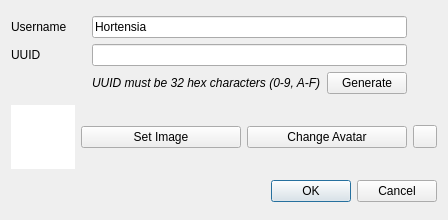
<?xml version="1.0" encoding="UTF-8"?>
<ui version="4.0">
 <class>NewUserDialog</class>
 <widget class="QDialog" name="NewUserDialog">
  <property name="geometry">
   <rect>
    <x>0</x>
    <y>0</y>
    <width>448</width>
    <height>220</height>
   </rect>
  </property>
  <property name="windowTitle">
   <string>New User</string>
  </property>
  <layout class="QGridLayout" name="gridLayout_2">
   <item row="2" column="1" colspan="3">
    <widget class="QDialogButtonBox" name="buttonBox">
     <property name="orientation">
      <enum>Qt::Orientation::Horizontal</enum>
     </property>
     <property name="standardButtons">
      <set>QDialogButtonBox::StandardButton::Cancel|QDialogButtonBox::StandardButton::Ok</set>
     </property>
    </widget>
   </item>
   <item row="1" column="2">
    <widget class="QPushButton" name="setAvatar">
     <property name="text">
      <string>Change Avatar</string>
     </property>
    </widget>
   </item>
   <item row="1" column="1">
    <widget class="QPushButton" name="selectImage">
     <property name="text">
      <string>Set Image</string>
     </property>
    </widget>
   </item>
   <item row="1" column="3">
    <widget class="QToolButton" name="revert">
     <property name="text">
      <string/>
     </property>
    </widget>
   </item>
   <item row="0" column="0" colspan="4">
    <layout class="QGridLayout" name="gridLayout">
     <item row="1" column="0">
      <widget class="QLabel" name="label">
       <property name="text">
        <string>UUID</string>
       </property>
      </widget>
     </item>
     <item row="0" column="1" colspan="2">
      <widget class="QLineEdit" name="username">
       <property name="text">
        <string>Hortensia</string>
       </property>
      </widget>
     </item>
     <item row="1" column="1" colspan="2">
      <widget class="QLineEdit" name="uuid"/>
     </item>
     <item row="0" column="0">
      <widget class="QLabel" name="label_2">
       <property name="text">
        <string>Username</string>
       </property>
      </widget>
     </item>
     <item row="2" column="1">
      <widget class="QLabel" name="label_3">
       <property name="font">
        <font>
         <italic>true</italic>
        </font>
       </property>
       <property name="text">
        <string>UUID must be 32 hex characters (0-9, A-F)</string>
       </property>
      </widget>
     </item>
     <item row="2" column="2">
      <widget class="QPushButton" name="generate">
       <property name="text">
        <string>Generate</string>
       </property>
      </widget>
     </item>
     <item row="1" column="3">
      <widget class="QLabel" name="uuidVerified">
       <property name="sizePolicy">
        <sizepolicy hsizetype="Fixed" vsizetype="Preferred">
         <horstretch>0</horstretch>
         <verstretch>0</verstretch>
        </sizepolicy>
       </property>
       <property name="minimumSize">
        <size>
         <width>24</width>
         <height>0</height>
        </size>
       </property>
      </widget>
     </item>
     <item row="0" column="3">
      <widget class="QLabel" name="usernameVerified">
       <property name="text">
        <string/>
       </property>
      </widget>
     </item>
    </layout>
   </item>
   <item row="1" column="0">
    <widget class="QGraphicsView" name="image">
     <property name="sizePolicy">
      <sizepolicy hsizetype="Expanding" vsizetype="Expanding">
       <horstretch>0</horstretch>
       <verstretch>0</verstretch>
      </sizepolicy>
     </property>
     <property name="minimumSize">
      <size>
       <width>64</width>
       <height>64</height>
      </size>
     </property>
     <property name="maximumSize">
      <size>
       <width>64</width>
       <height>64</height>
      </size>
     </property>
     <property name="frameShape">
      <enum>QFrame::Shape::NoFrame</enum>
     </property>
     <property name="frameShadow">
      <enum>QFrame::Shadow::Plain</enum>
     </property>
     <property name="verticalScrollBarPolicy">
      <enum>Qt::ScrollBarPolicy::ScrollBarAlwaysOff</enum>
     </property>
     <property name="horizontalScrollBarPolicy">
      <enum>Qt::ScrollBarPolicy::ScrollBarAlwaysOff</enum>
     </property>
     <property name="interactive">
      <bool>false</bool>
     </property>
    </widget>
   </item>
  </layout>
 </widget>
 <resources/>
 <connections>
  <connection>
   <sender>buttonBox</sender>
   <signal>accepted()</signal>
   <receiver>NewUserDialog</receiver>
   <slot>accept()</slot>
   <hints>
    <hint type="sourcelabel">
     <x>248</x>
     <y>254</y>
    </hint>
    <hint type="destinationlabel">
     <x>157</x>
     <y>274</y>
    </hint>
   </hints>
  </connection>
  <connection>
   <sender>buttonBox</sender>
   <signal>rejected()</signal>
   <receiver>NewUserDialog</receiver>
   <slot>reject()</slot>
   <hints>
    <hint type="sourcelabel">
     <x>316</x>
     <y>260</y>
    </hint>
    <hint type="destinationlabel">
     <x>286</x>
     <y>274</y>
    </hint>
   </hints>
  </connection>
 </connections>
</ui>
